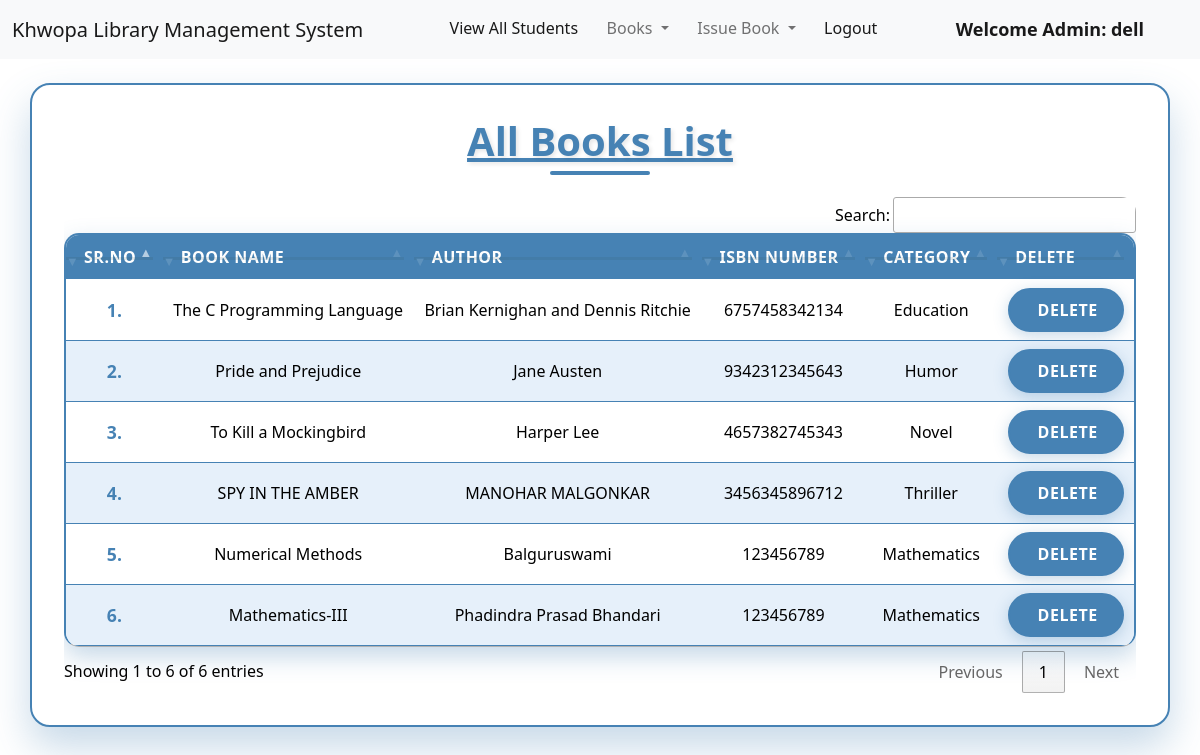
Before: /view_books/ (signed in) with the older database file.
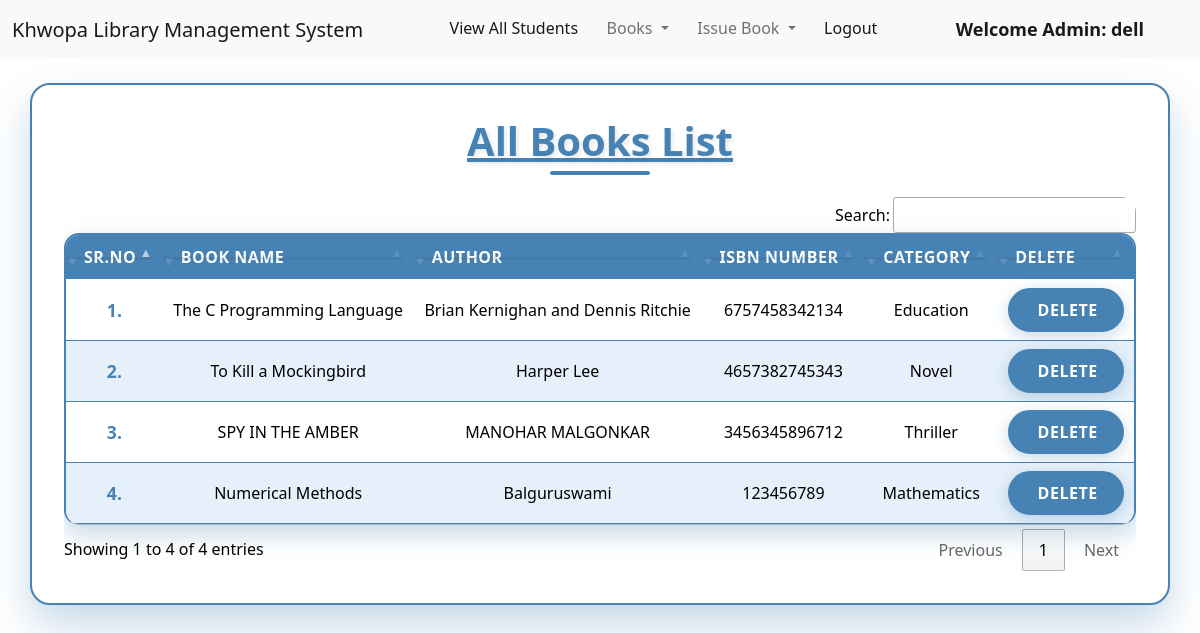
After: the same page with the newer database file.
### library/models.py (models this page shows, shortened)
class Book(models.Model):
    name = models.CharField(max_length=200)
    author = models.CharField(max_length=200)
    isbn = models.PositiveIntegerField()
    category = models.CharField(max_length=50)

### library/views.py (the view)
# urls.py: path("view_books/", views.view_books, name="view_books"),
@login_required(login_url = '/admin_login')
def view_books(request):
    books = Book.objects.all()
    return render(request, "view_books.html", {'books':books})

### library/templates/view_books.html (shortened to what this page needs)
{% extends 'admin_navbar.html' %}
{% load static %}
{% block body %}
    <div class="container mt-4">
        <h1 class="text-center">
            <u>All Books List</u>
        </h1>
        <div class="table-responsive">
            <table class="table" id="example">
                <thead>
                    <tr>
                        <th>Sr.No</th>
                        <th>Book Name</th>
                        <th>Author</th>
                        <th>ISBN Number</th>
                        <th>Category</th>
                        <th>Delete</th>
                    </tr>
                </thead>
                <tbody>
                    {% for book in books %}
                    <tr>
                        <td>{{forloop.counter}}.</td>
                        <td>{{book.name}}</td>
                        <td>{{book.author}}</td>
                        <td>{{book.isbn}}</td>
                        <td>{{book.category}}</td>
                        <td>
                            <a href="/delete_book/{{book.id}}/" class="btn btn-danger" onclick="return confirm('Are you sure you want to delete this book?')">
                                Delete
                            </a>
                        </td>
                    </tr>
                    {% endfor %}
                </tbody>
            </table>
        </div>
    </div>
{% endblock %}

### library/templates/admin_navbar.html (shortened to what this page needs)
<!doctype html>
<html lang="en">
  <head>
    <link href="https://cdn.jsdelivr.net/npm/bootstrap@5.1.0/dist/css/bootstrap.min.css" rel="stylesheet">
    <link rel="stylesheet" href="https://cdn.datatables.net/1.10.25/css/jquery.dataTables.min.css">
    <link rel="stylesheet" href="https://cdn.datatables.net/buttons/1.7.1/css/buttons.dataTables.min.css">
  </head>
  <body>
    <nav class="navbar navbar-expand-lg navbar-light bg-light">
        <div class="container-fluid">
          <a class="navbar-brand" href="#">Khwopa Library Management System</a>
          <div class="collapse navbar-collapse" id="navbarSupportedContent">
            <ul class="navbar-nav me-auto mb-2 mb-lg-0">
              <li class="nav-item">
                <a class="nav-link active" aria-current="page" href="/view_students/">View All Students</a>
              </li>
              <li class="nav-item dropdown">
                <a class="nav-link dropdown-toggle" href="#" id="navbarDropdown" role="button" data-bs-toggle="dropdown" aria-expanded="false">
                  Books
                </a>
              </li>
              <li class="nav-item dropdown">
                <a class="nav-link dropdown-toggle" href="#" id="navbarDropdown" role="button" data-bs-toggle="dropdown" aria-expanded="false">
                  Issue Book
                </a>
              </li>
              <li class="nav-item">
                <a class="nav-link active" aria-current="page" href="/logout/">Logout</a>
              </li>
              <li class="nav-item">
                <a style="font-weight:600; font-family:'Segoe UI', Tahoma, Geneva, Verdana, sans-serif; font-size: large;" class="nav-link active" href="#">Welcome Admin: {{request.user}}</a>
              </li>
            </ul>
          </div>
        </div>
      </nav>
      {% block body %}
      {% endblock %}
  </body>
</html>

### library/templates/view_books.html (style rules this page uses)
:root { --primary-blue: #4682B4; --dark-blue: #2F4F4F; --light-blue: #E6F0FA; --white: #FFFFFF; --black: #000000; --gray: #666666; --light-gray: #F8F9FA; --shadow-color: rgba(70, 130, 180, 0.3); }
body { background: var(--white); min-height: 100vh; font-family: 'Segoe UI', Tahoma, Geneva, Verdana, sans-serif; color: var(--black); }
.container { background: var(--white); border-radius: 20px; box-shadow: 0 20px 40px var(--shadow-color); padding: 2rem; margin-top: 2rem; margin-bottom: 2rem; border: 2px solid var(--primary-blue); }
h1 { color: var(--primary-blue); font-weight: bold; text-shadow: 2px 2px 4px rgba(0, 0, 0, 0.1); margin-bottom: 2rem; position: relative; }
h1::before { content: ''; position: absolute; bottom: -10px; left: 50%; transform: translateX(-50%); width: 100px; height: 4px; background: var(--primary-blue); border-radius: 2px; }
.table { background: var(--white); border-radius: 15px; overflow: hidden; box-shadow: 0 10px 25px var(--shadow-color); border: 2px solid var(--primary-blue); }
.table thead th { background: var(--primary-blue); color: var(--white); font-weight: 600; text-transform: uppercase; letter-spacing: 0.5px; border: none; padding: 1rem; text-align: center; position: relative; }
.table thead th::after { content: ''; position: absolute; bottom: 0; left: 0; right: 0; height: 3px; background: var(--dark-blue); }
.table tbody tr { border: none; }
.table tbody tr:nth-child(even) { background-color: var(--light-blue); }
.table tbody tr:nth-child(odd) { background-color: var(--white); }
.table tbody td { padding: 1rem; text-align: center; vertical-align: middle; border: none; border-bottom: 1px solid var(--primary-blue); font-weight: 500; color: var(--black); }
.table tbody td:first-child { font-weight: bold; color: var(--primary-blue); font-size: 1.1em; }
.btn-danger { background: var(--primary-blue); border: 2px solid var(--primary-blue); color: var(--white); border-radius: 25px; padding: 0.5rem 1.5rem; font-weight: 600; text-transform: uppercase; letter-spacing: 0.5px; box-shadow: 0 4px 15px var(--shadow-color); text-decoration: none; display: inline-block; }
.container { animation: fadeInUp 0.8s ease-out; }
.table tbody tr { animation: fadeInUp 0.6s ease-out; animation-fill-mode: both; }
.table tbody tr:nth-child(1) { animation-delay: 0.1s; }
.table tbody tr:nth-child(2) { animation-delay: 0.2s; }
.table tbody tr:nth-child(3) { animation-delay: 0.3s; }
.table tbody tr:nth-child(4) { animation-delay: 0.4s; }
.table-responsive { border-radius: 15px; overflow: hidden; }

Changed rows visible on the page:
removed Book: name "Pride and Prejudice", author "Jane Austen", isbn "9342312345643", category "Humor"
removed Book: name "Mathematics-III", author "Phadindra Prasad Bhandari", isbn "123456789", category "Mathematics"
Other visible differences:
text written by a page script: "Search: Showing 1 to 6 of 6 entries Previous 1 Next" → "Search: Showing 1 to 4 of 4 entries Previous 1 Next"
